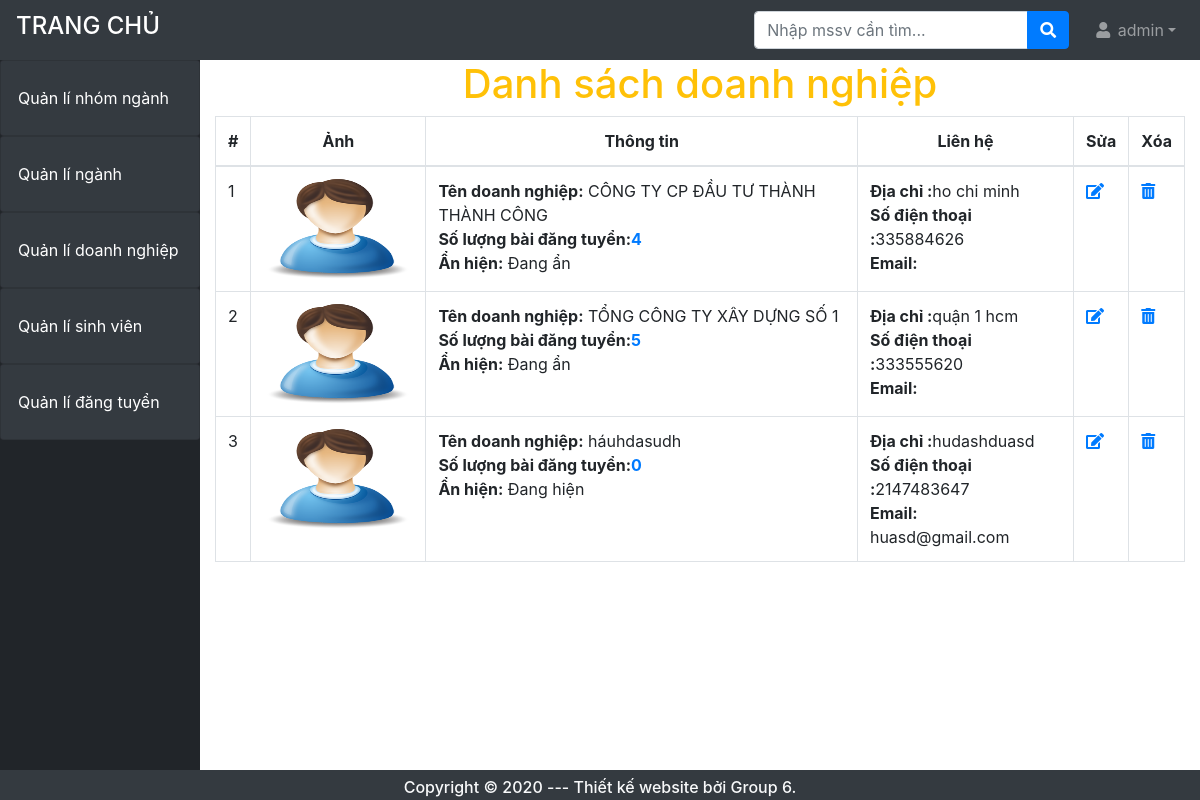
The app's page /admin/?ctrl=doanh_nghiep (signed in) with its own data.
### tables this page shows
CREATE TABLE `doanh_nghiep` (
  `id_dn` int(11) NOT NULL,
  `id_user` int(12) NOT NULL,
  `ten_dn` varchar(100) NOT NULL,
  `anh` varchar(200) DEFAULT NULL,
  `dia_chi` varchar(100) NOT NULL,
  `sdt` int(11) NOT NULL,
  `an_hien` tinyint(1) DEFAULT 1,
  `stt` int(3) NOT NULL
);

CREATE TABLE `user` (
  `id_user` int(12) NOT NULL,
  `user` varchar(50) NOT NULL,
  `pass` varchar(30) NOT NULL,
  `email` varchar(200) DEFAULT NULL,
  `chuc_vu` tinyint(1) NOT NULL
);

### system/database.php (called while the page is built, shortened)
<?php
    function getConnection()  {
        try {
            $conn = new PDO("mysql:host=".HOST_DB.";dbname=".NAME_DB, USER_DB, PASS_DB);
            $conn->setAttribute(PDO::ATTR_ERRMODE, PDO::ERRMODE_EXCEPTION);
            return $conn;
            } catch(PDOException $e) {
            echo "Connection failed: " . $e->getMessage();
            }
        }
    function query($sql)   {
        $conn = getConnection();
        $result = $conn->query($sql);
        return $result;
        }
?>

### admin/models/doanh_nghiep.php (called while the page is built, shortened)
<?php require_once('../system/database.php');
function getAllUser()
{
    $sql = "SELECT * from user";
    return query($sql);
}
function getAllDangtuyen()
{
    $sql = "SELECT * from dang_tuyen";
    return query($sql);
}
function getAllDoanhnghiep()
{
    $sql = "SELECT * from doanh_nghiep";
    return query($sql);
}
function demBaidang($id_dn)
{
    $sql = "SELECT count(*) as sodong FROM dang_tuyen WHERE id_dn='$id_dn'";
    $kq = query($sql);
    $row = $kq->fetch();
    $rowcount = $row['sodong'];
    return $rowcount;
}
function demSinhvien($id_dt)
{
    $sql = "SELECT count(*) as sodong FROM phieu_dk_in WHERE id_dt='$id_dt' AND trang_thai='1' ";
    $kq = query($sql);
    $row = $kq->fetch();
    $rowcount = $row['sodong'];
    return $rowcount;
}
?>

### admin/views/dn-index.php (the view, shortened to what this page needs)
<th colspan="7">
    <div class="row justify-content-center align-items-center text-warning">
        <h1>Danh sách doanh nghiệp</h1>
    </div>
</th>
<table class="table table-bordered table-hover ">
    <thead>
        <tr class="text-center">
            <th scope="col">#</th>
            <th scope="col">Ảnh</th>
            <th scope="col">Thông tin</th>
            <th scope="col">Liên hệ</th>
            <th scope="col">Sửa</th>
            <th scope="col">Xóa</th>
        </tr>
    </thead>
    <tbody>
        <?php $i = 1;
        foreach ($ds as $row) { ?>
            <tr>
                <td><?= $i++ ?></td>
                <td>
                    <img src="images/<?= $row['anh'] ?>" width="150" height="100" onerror="this.src='<?= ADMIN_URL ?>/images/avt.jpg';">
                </td>
                <td>
                    <b>Tên doanh nghiệp:</b> <?= $row['ten_dn'] ?><br>
                    <?php
                    $id_dn = $row['id_dn'];
                    $soluong = demBaidang($id_dn);
                    ?>
                    <?php
                    $dt = getAllDangtuyen();
                    foreach ($dt as $t) { ?>
                        <?php if ($t['id_dn'] == $row['id_dn']) { ?>
                            <?php $id_dt = $t['id_dt']; ?>
                            <?php $soluongsv = demSinhvien($id_dt); ?>
                        <?php } ?>
                    <?php } ?>
                    <b>Số lượng bài đăng tuyển:<a href="?ctrl=dang_tuyen&act=theodn&id_dn=<?= $row['id_dn'] ?>"><?= $soluong ?></a></b> <br>
                    <b>Ẩn hiện:</b> <?= ($row['an_hien'] == 0) ? "Đang hiện" : "Đang ẩn"; ?><br>
                </td>
                <td>
                    <b>Địa chỉ :</b><?= $row['dia_chi'] ?><br>
                    <b>Số điện thoại :</b><?= $row['sdt'] ?><br>
                    <?php
                    $ds = getAllUser();
                    foreach ($ds as $u) { ?>
                        <?php if ($u['id_user'] == $row['id_user']) { ?>
                        <b>Email:</b>  <?=$u['email'];?>
                        <?php } ?>
                    <?php } ?>
                </td>
                <td><a href="?ctrl=doanh_nghiep&act=edit&id_dn=<?= $row['id_dn'] ?>"><i class="fa fa-edit"></i></a>
                </td>
                <td><a href="?ctrl=doanh_nghiep&act=delete&id_user=<?= $row['id_user'] ?>" onclick="return confirm('Bạn chắc chắn muốn xóa?');"><i class="fas fa-trash-alt"></i></a>
                </td>
            </tr>
        <?php } ?>
    </tbody>
</table>

### admin/views/css/style.css (style rules this page uses)
*, *::before, *::after { box-sizing: border-box; }
html { font-family: sans-serif; line-height: 1.15; -webkit-text-size-adjust: 100%; -webkit-tap-highlight-color: rgba(0, 0, 0, 0); }
body { position: fixed; top: 0; right: 0; left: 0; }

### records on screen
doanh_nghiep: ten_dn "CÔNG TY CP ĐẦU TƯ THÀNH THÀNH CÔNG", soluong "4", an_hien "Đang ẩn", dia_chi "ho chi minh", sdt "335884626"
doanh_nghiep: ten_dn "TỔNG CÔNG TY XÂY DỰNG SỐ 1", soluong "5", an_hien "Đang ẩn", dia_chi "quận 1 hcm", sdt "333555620"
doanh_nghiep: ten_dn "háuhdasudh", soluong "0", an_hien "Đang hiện", dia_chi "hudashduasd", sdt "2147483647"
user: email "huasd@gmail.com"

### other values on screen
$_SESSION['admin'] "admin"
